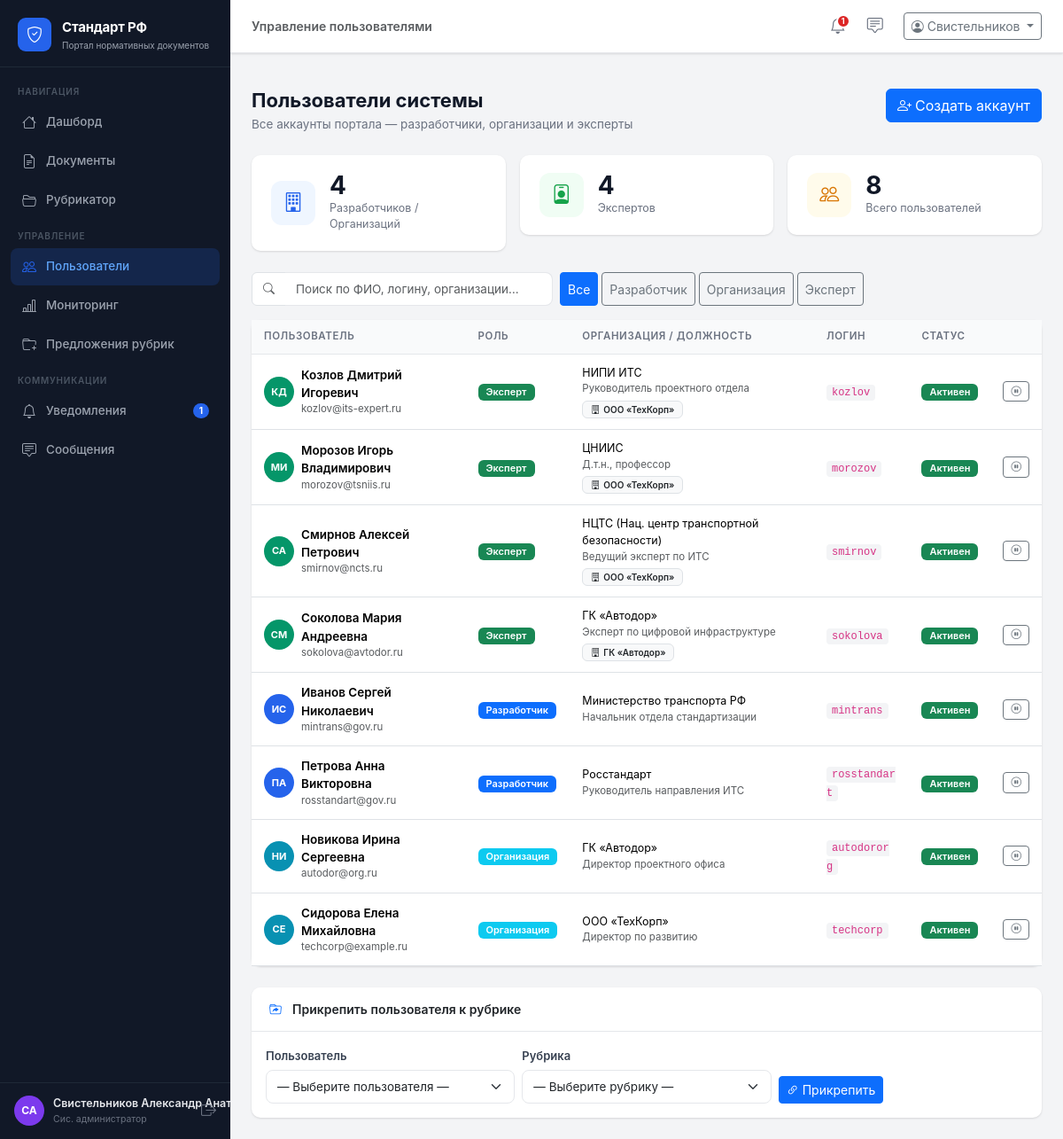
Page /admin/users (signed in) on the committed database.
### app/models.py (models this page shows)
class User(db.Model):
    __tablename__ = 'users'
    id           = db.Column(db.Integer, primary_key=True)
    username     = db.Column(db.String(80), unique=True, nullable=False)
    email        = db.Column(db.String(120), unique=True, nullable=False)
    password     = db.Column(db.String(200), nullable=False, default='demo123')
    role         = db.Column(db.String(20), nullable=False)   # admin | org | expert
    full_name    = db.Column(db.String(200))
    organization = db.Column(db.String(300))
    position     = db.Column(db.String(200))
    created_at   = db.Column(db.DateTime, default=datetime.utcnow)
    phone        = db.Column(db.String(20))
    is_active    = db.Column(db.Boolean, default=True)
    org_id       = db.Column(db.Integer, db.ForeignKey('users.id'), nullable=True)
    rubric_id    = db.Column(db.Integer, db.ForeignKey('rubrics.id'), nullable=True)
    documents     = db.relationship('Document', backref='author', lazy=True,
                                    foreign_keys='Document.author_id')
    comments      = db.relationship('Comment', backref='author', lazy=True)
    notifications = db.relationship('Notification', backref='user', lazy=True)
    def get_initials(self):
        if self.full_name:
            parts = self.full_name.split()
            if len(parts) >= 2:
                return f"{parts[0][0]}{parts[1][0]}".upper()
            return self.full_name[:2].upper()
        return self.username[:2].upper()
    def role_label(self):
        return {'admin': 'Сис. администратор', 'org': 'Разработчик', 'organization': 'Организация', 'expert': 'Эксперт'}.get(self.role, self.role)
    def unread_notifications(self):
        return Notification.query.filter_by(user_id=self.id, is_read=False).count()
    def unread_messages(self):
        return Message.query.filter_by(receiver_id=self.id, is_read=False).count()

### app/routes/admin.py (the view)
@admin_bp.route('/users')
@role_required('admin')
def users():
    admin       = get_current_user()
    all_rubrics = Rubric.query.order_by(Rubric.code).all()
    all_users   = User.query.filter(User.role.in_(['org', 'organization', 'expert']))\
                            .order_by(User.role, User.full_name).all()
    orgs        = [u for u in all_users if u.role in ('org', 'organization')]
    experts     = [u for u in all_users if u.role == 'expert']
    return render_template('admin/users.html',
                           all_users=all_users,
                           orgs=orgs,
                           experts=experts,
                           all_rubrics=all_rubrics,
                           user=admin)

### app/utils.py (called while the page is built)
def role_required(*roles):
    def decorator(f):
        @wraps(f)
        def decorated(*args, **kwargs):
            if 'user_id' not in session:
                return redirect(url_for('auth.login'))
            if session.get('role') not in roles:
                flash('Недостаточно прав для доступа к этому разделу.', 'danger')
                return redirect(url_for('main.dashboard'))
            return f(*args, **kwargs)
        return decorated
    return decorator

def get_current_user():
    if 'user_id' in session:
        return User.query.get(session['user_id'])
    return None

### app/templates/admin/users.html (shortened to what this page needs)
{% extends 'base.html' %}
{% block page_title %}Управление пользователями{% endblock %}
{% block content %}
<div class="page-header d-flex align-items-start justify-content-between">
  <div>
    <h1>Пользователи системы</h1>
    <p>Все аккаунты портала — разработчики, организации и эксперты</p>
  </div>
  <button class="btn btn-primary" data-bs-toggle="modal" data-bs-target="#createUserModal">
    <i class="bi bi-person-plus me-1"></i>Создать аккаунт
  </button>
</div>
<div class="row g-3 mb-4">
  <div class="col-sm-4">
    <div class="stat-card">
      <div class="stat-icon blue"><i class="bi bi-building"></i></div>
      <div>
        <div class="stat-value">{{ orgs | length }}</div>
        <div class="stat-label">Разработчиков / Организаций</div>
      </div>
    </div>
  </div>
  <div class="col-sm-4">
    <div class="stat-card">
      <div class="stat-icon green"><i class="bi bi-person-badge"></i></div>
      <div>
        <div class="stat-value">{{ experts | length }}</div>
        <div class="stat-label">Экспертов</div>
      </div>
    </div>
  </div>
  <div class="col-sm-4">
    <div class="stat-card">
      <div class="stat-icon orange"><i class="bi bi-people"></i></div>
      <div>
        <div class="stat-value">{{ all_users | length }}</div>
        <div class="stat-label">Всего пользователей</div>
      </div>
    </div>
  </div>
</div>
<div class="d-flex gap-2 mb-3 flex-wrap">
  <div class="input-group" style="max-width:340px;">
    <span class="input-group-text bg-white"><i class="bi bi-search text-muted" style="font-size:13px;"></i></span>
    <input type="text" id="userSearch" class="form-control border-start-0"
           placeholder="Поиск по ФИО, логину, организации…" oninput="filterUsers(this.value)">
  </div>
  <div class="d-flex gap-1" id="roleFilter">
    <button type="button" class="btn btn-sm btn-primary role-btn" data-role="all">Все</button>
    <button type="button" class="btn btn-sm btn-outline-secondary role-btn" data-role="org">Разработчик</button>
    <button type="button" class="btn btn-sm btn-outline-secondary role-btn" data-role="organization">Организация</button>
    <button type="button" class="btn btn-sm btn-outline-secondary role-btn" data-role="expert">Эксперт</button>
  </div>
</div>
<div class="card">
  <div class="card-body p-0">
    <table class="table table-hover mb-0">
      <thead>
        <tr>
          <th>Пользователь</th>
          <th>Роль</th>
          <th>Организация / Должность</th>
          <th>Логин</th>
          <th>Статус</th>
          <th></th>
        </tr>
      </thead>
      <tbody id="usersTableBody">
        {% set role_colors = {'org':'primary','organization':'info','expert':'success','admin':'danger'} %}
        {% set role_labels = {'org':'Разработчик','organization':'Организация','expert':'Эксперт','admin':'Администратор'} %}
        {% for u in all_users %}
        <tr class="user-row"
            data-name="{{ u.full_name | lower }}"
            data-username="{{ u.username | lower }}"
            data-org="{{ (u.organization or '') | lower }}"
            data-role="{{ u.role }}">
          <td>
            <div class="d-flex align-items-center gap-2">
              <div style="width:34px;height:34px;border-radius:50%;flex-shrink:0;
                          display:flex;align-items:center;justify-content:center;
                          font-size:11px;font-weight:700;color:#fff;
                          background:{{ {'org':'#2563eb','organization':'#0891b2','expert':'#059669','admin':'#dc2626'}.get(u.role,'#6b7280') }};">
                {{ u.get_initials() }}
              </div>
              <div>
                <div class="fw-semibold" style="font-size:13.5px;">{{ u.full_name }}</div>
                <div class="text-muted" style="font-size:11.5px;">{{ u.email }}</div>
              </div>
            </div>
          </td>
          <td>
            <span class="badge bg-{{ role_colors.get(u.role,'secondary') }}">
              {{ role_labels.get(u.role, u.role) }}
            </span>
          </td>
          <td style="font-size:12.5px;">
            <div>{{ u.organization or '—' }}</div>
            <div class="text-muted" style="font-size:11.5px;">{{ u.position or '' }}</div>
            {% if u.role == 'expert' and u.org_id %}
            {% set org_user = all_users | selectattr('id','eq',u.org_id) | first %}
            {% if org_user %}
            <div class="mt-1">
              <span class="badge bg-light text-dark border" style="font-size:10px;">
                <i class="bi bi-building me-1"></i>{{ org_user.organization or org_user.full_name }}
              </span>
            </div>
            {% endif %}
            {% endif %}
          </td>
          <td><code style="font-size:12px;background:#f3f4f6;padding:2px 6px;border-radius:4px;">{{ u.username }}</code></td>
          <td>
            {% if u.is_active %}
            <span class="badge bg-success">Активен</span>
            {% else %}
            <span class="badge bg-secondary">Неактивен</span>
            {% endif %}
          </td>
          <td>
            <form method="POST" action="{{ url_for('admin.toggle_user', user_id=u.id) }}">
              <button type="submit"
                      class="btn btn-sm {% if u.is_active %}btn-outline-secondary{% else %}btn-outline-success{% endif %}"
                      style="padding:2px 8px;font-size:11.5px;"
                      title="{% if u.is_active %}Деактивировать{% else %}Активировать{% endif %}">
                <i class="bi bi-{% if u.is_active %}pause-circle{% else %}play-circle{% endif %}"></i>
              </button>
            </form>
          </td>
        </tr>
        {% endfor %}
      </tbody>
    </table>
  </div>
</div>
{% if all_rubrics %}
<div class="card mt-4">
  <div class="card-header d-flex align-items-center gap-2">
    <i class="bi bi-folder-symlink text-primary me-1"></i>
    Прикрепить пользователя к рубрике
  </div>
  <div class="card-body">
    <form method="POST" action="{{ url_for('admin.add_to_rubric') }}" class="row g-2 align-items-end">
      <div class="col-md-4">
        <label class="form-label fw-semibold" style="font-size:13px;">Пользователь</label>
        <select name="user_id" class="form-select form-select-sm" required>
          <option value="">— Выберите пользователя —</option>
        </select>
      </div>
      <div class="col-md-4">
        <label class="form-label fw-semibold" style="font-size:13px;">Рубрика</label>
        <select name="rubric_id" class="form-select form-select-sm" required>
          <option value="">— Выберите рубрику —</option>
        </select>
      </div>
      <div class="col-md-4">
        <button type="submit" class="btn btn-primary btn-sm">
          <i class="bi bi-link-45deg me-1"></i>Прикрепить
        </button>
      </div>
    </form>
  </div>
</div>
{% endif %}
{% endblock %}

### app/templates/base.html (shortened to what this page needs)
<!DOCTYPE html>
<html lang="ru">
<head>
  <link rel="stylesheet"
        href="https://cdn.jsdelivr.net/npm/bootstrap@5.3.3/dist/css/bootstrap.min.css" />
  <link rel="stylesheet"
        href="https://cdn.jsdelivr.net/npm/bootstrap-icons@1.11.3/font/bootstrap-icons.min.css" />
  <link rel="stylesheet" href="{{ url_for('static', filename='css/main.css') }}" />
</head>
<body>
<aside class="sidebar" id="sidebar">
  <div class="sidebar-brand">
    <div class="brand-icon"><i class="bi bi-shield-check"></i></div>
    <div class="brand-text">
      <span class="brand-title">Стандарт РФ</span>
      <span class="brand-sub">Портал нормативных документов</span>
    </div>
  </div>
  <nav class="sidebar-nav">
    <div class="nav-section-label">Навигация</div>
    <a href="{{ url_for('main.dashboard') }}"
       class="nav-link {% if request.endpoint == 'main.dashboard' %}active{% endif %}">
      <i class="bi bi-house"></i><span>Дашборд</span>
    </a>
    <a href="{{ url_for('documents.list_documents') }}"
       class="nav-link {% if request.blueprint == 'documents' and request.endpoint != 'documents.add' %}active{% endif %}">
      <i class="bi bi-file-earmark-text"></i><span>Документы</span>
    </a>
    <a href="{{ url_for('rubrics.index') }}"
       class="nav-link {% if request.blueprint == 'rubrics' %}active{% endif %}">
      <i class="bi bi-folder2-open"></i><span>Рубрикатор</span>
    </a>
    {% if session.role in ('admin', 'org', 'organization') %}
    <div class="nav-section-label mt-2">Управление</div>
    {% if session.role == 'admin' %}
    <a href="{{ url_for('admin.users') }}"
       class="nav-link {% if request.endpoint in ('admin.users','admin.create_user','admin.toggle_user') %}active{% endif %}">
      <i class="bi bi-people"></i><span>Пользователи</span>
    </a>
    <a href="{{ url_for('admin.monitoring') }}"
       class="nav-link {% if request.endpoint == 'admin.monitoring' %}active{% endif %}">
      <i class="bi bi-bar-chart-line"></i><span>Мониторинг</span>
    </a>
    <a href="{{ url_for('admin.rubric_proposals') }}"
       class="nav-link {% if request.endpoint in ('admin.rubric_proposals','admin.approve_rubric_proposal','admin.reject_rubric_proposal') %}active{% endif %}">
      <i class="bi bi-folder-plus"></i><span>Предложения рубрик</span>
    </a>
    {% endif %}
    {% endif %}
    <div class="nav-section-label mt-2">Коммуникации</div>
    <a href="{{ url_for('notifications.index') }}"
       class="nav-link {% if request.blueprint == 'notifications' %}active{% endif %}">
      <i class="bi bi-bell"></i><span>Уведомления</span>
      {% set unread_n = current_user.unread_notifications() if current_user else 0 %}
      {% if unread_n > 0 %}
      <span class="nav-badge">{{ unread_n }}</span>
      {% endif %}
    </a>
    <a href="{{ url_for('messages.index') }}"
       class="nav-link {% if request.blueprint == 'messages' %}active{% endif %}">
      <i class="bi bi-chat-square-text"></i><span>Сообщения</span>
      {% set unread_m = current_user.unread_messages() if current_user else 0 %}
    </a>
  </nav>
  <div class="sidebar-footer">
    <div class="user-card">
      {% set _avatar_colors = ['#2563eb','#7c3aed','#059669','#d97706','#dc2626'] %}
      <div class="user-avatar" style="background:{{ _avatar_colors[(current_user.id % _avatar_colors|length) if current_user else 0] }}">
        {{ current_user.get_initials() if current_user else '?' }}
      </div>
      <div class="user-info">
        <div class="user-name">{{ session.full_name or 'Гость' }}</div>
        <div class="user-role">{{ current_user.role_label() if current_user else '' }}</div>
      </div>
    </div>
    <a href="{{ url_for('auth.logout') }}" class="btn-logout" title="Выйти">
      <i class="bi bi-box-arrow-right"></i>
    </a>
  </div>
</aside>
<div class="main-wrapper">
  <header class="topbar">
    <div class="topbar-breadcrumb">
      {% block breadcrumb %}
      <span class="text-muted">{% block page_title %}{% endblock %}</span>
      {% endblock %}
    </div>
    <div class="topbar-actions ms-auto">
      <a href="{{ url_for('notifications.index') }}" class="topbar-icon-btn" title="Уведомления">
        {% set unread_n = current_user.unread_notifications() if current_user else 0 %}
        {% if unread_n > 0 %}<span class="dot-badge">{{ unread_n }}</span>{% endif %}
      </a>
      <a href="{{ url_for('messages.index') }}" class="topbar-icon-btn" title="Сообщения">
        <i class="bi bi-chat-square-text"></i>
        {% set unread_m = current_user.unread_messages() if current_user else 0 %}
      </a>
      <div class="dropdown ms-2">
        <button class="btn btn-outline-secondary btn-sm dropdown-toggle" data-bs-toggle="dropdown">
          <i class="bi bi-person-circle me-1"></i>{{ session.full_name.split()[0] if session.full_name else 'Гость' }}
        </button>
      </div>
    </div>
  </header>
  <div class="flash-container">
  </div>
  <main class="page-content">
    {% block content %}{% endblock %}
  </main>
</div>
</body>
</html>

### rows in the picture
User: full_name "СА", role "Сис. администратор"
User: get_initials "КД", full_name "Козлов Дмитрий Игоревич", email "kozlov@its-expert.ru", get "Эксперт", organization "НИПИ ИТС", position "Руководитель проектного отдела", username "kozlov", is_active "Активен"
User: organization "ООО «ТехКорп»", get_initials "СЕ", full_name "Сидорова Елена Михайловна", email "techcorp@example.ru", get "Организация", position "Директор по развитию", username "techcorp", is_active "Активен"
User: get_initials "МИ", full_name "Морозов Игорь Владимирович", email "morozov@tsniis.ru", get "Эксперт", organization "ЦНИИС", position "Д.т.н., профессор", username "morozov", is_active "Активен"
User: get_initials "СА", full_name "Смирнов Алексей Петрович", email "smirnov@ncts.ru", get "Эксперт", organization "НЦТС (Нац. центр транспортной безопасности)", position "Ведущий эксперт по ИТС", username "smirnov", is_active "Активен"
User: get_initials "СМ", full_name "Соколова Мария Андреевна", email "sokolova@avtodor.ru", get "Эксперт", organization "ГК «Автодор»", position "Эксперт по цифровой инфраструктуре", username "sokolova", is_active "Активен"
User: organization "ГК «Автодор»", get_initials "НИ", full_name "Новикова Ирина Сергеевна", email "autodor@org.ru", get "Организация", position "Директор проектного офиса", username "autodororg", is_active "Активен"
User: get_initials "ИС", full_name "Иванов Сергей Николаевич", email "mintrans@gov.ru", get "Разработчик", organization "Министерство транспорта РФ", position "Начальник отдела стандартизации", username "mintrans", is_active "Активен"
User: get_initials "ПА", full_name "Петрова Анна Викторовна", email "rosstandart@gov.ru", get "Разработчик", organization "Росстандарт", position "Руководитель направления ИТС", username "rosstandart", is_active "Активен"

### other values in the picture
{{ unread_n }} "1"
{{ session.full_name or 'Гость' }} "Свистельников Александр…"
{{ session.full_name.split()[0] if session.full_name else 'Гость' }} "Свистельников"
{{ orgs | length }} "4"
{{ experts | length }} "4"
{{ all_users | length }} "8"
